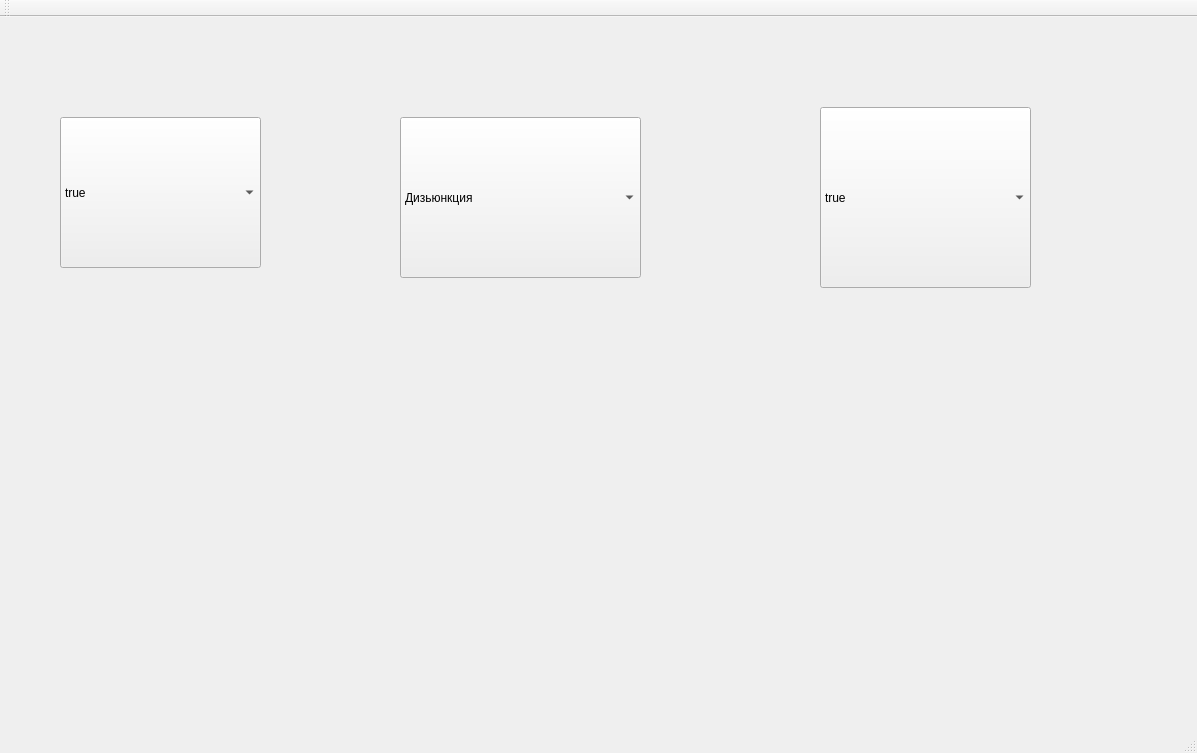
<?xml version="1.0" encoding="UTF-8"?>
<ui version="4.0">
 <class>MainWindow</class>
 <widget class="QMainWindow" name="MainWindow">
  <property name="geometry">
   <rect>
    <x>0</x>
    <y>0</y>
    <width>1197</width>
    <height>753</height>
   </rect>
  </property>
  <property name="windowTitle">
   <string>MainWindow</string>
  </property>
  <widget class="QWidget" name="centralWidget">
   <widget class="QComboBox" name="comboBox_op1">
    <property name="geometry">
     <rect>
      <x>60</x>
      <y>100</y>
      <width>201</width>
      <height>151</height>
     </rect>
    </property>
    <item>
     <property name="text">
      <string>true</string>
     </property>
    </item>
    <item>
     <property name="text">
      <string>false</string>
     </property>
    </item>
   </widget>
   <widget class="QComboBox" name="comboBox_operacii">
    <property name="geometry">
     <rect>
      <x>400</x>
      <y>100</y>
      <width>241</width>
      <height>161</height>
     </rect>
    </property>
    <item>
     <property name="text">
      <string>Дизьюнкция</string>
     </property>
    </item>
    <item>
     <property name="text">
      <string>Коньюкция</string>
     </property>
    </item>
    <item>
     <property name="text">
      <string>Эквиваленция</string>
     </property>
    </item>
    <item>
     <property name="text">
      <string>Исключающее ИЛИ</string>
     </property>
    </item>
    <item>
     <property name="text">
      <string>Импликация</string>
     </property>
    </item>
    <item>
     <property name="text">
      <string>Инверсия</string>
     </property>
    </item>
   </widget>
   <widget class="QComboBox" name="comboBox_op2">
    <property name="geometry">
     <rect>
      <x>820</x>
      <y>90</y>
      <width>211</width>
      <height>181</height>
     </rect>
    </property>
    <item>
     <property name="text">
      <string>true</string>
     </property>
    </item>
    <item>
     <property name="text">
      <string>false</string>
     </property>
    </item>
   </widget>
  </widget>
  <widget class="QMenuBar" name="menuBar">
   <property name="geometry">
    <rect>
     <x>0</x>
     <y>0</y>
     <width>1197</width>
     <height>21</height>
    </rect>
   </property>
  </widget>
  <widget class="QToolBar" name="mainToolBar">
   <attribute name="toolBarArea">
    <enum>TopToolBarArea</enum>
   </attribute>
   <attribute name="toolBarBreak">
    <bool>false</bool>
   </attribute>
  </widget>
  <widget class="QStatusBar" name="statusBar"/>
 </widget>
 <layoutdefault spacing="6" margin="11"/>
 <resources/>
 <connections/>
</ui>
